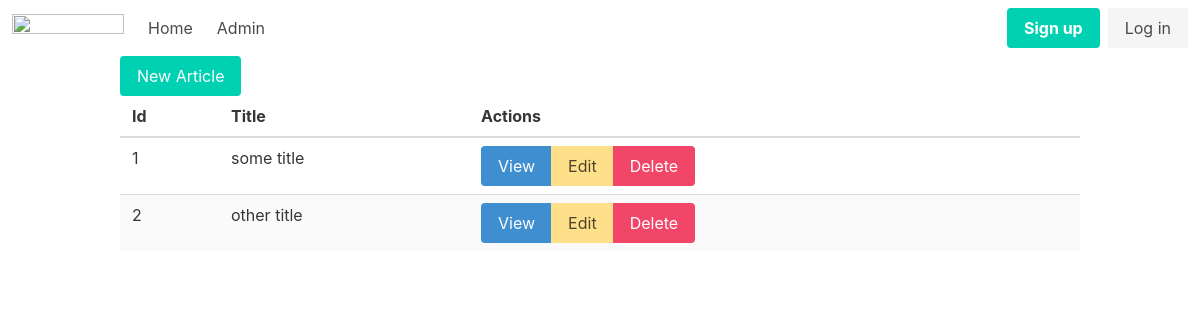
Page /admin/articles on the earlier database version.
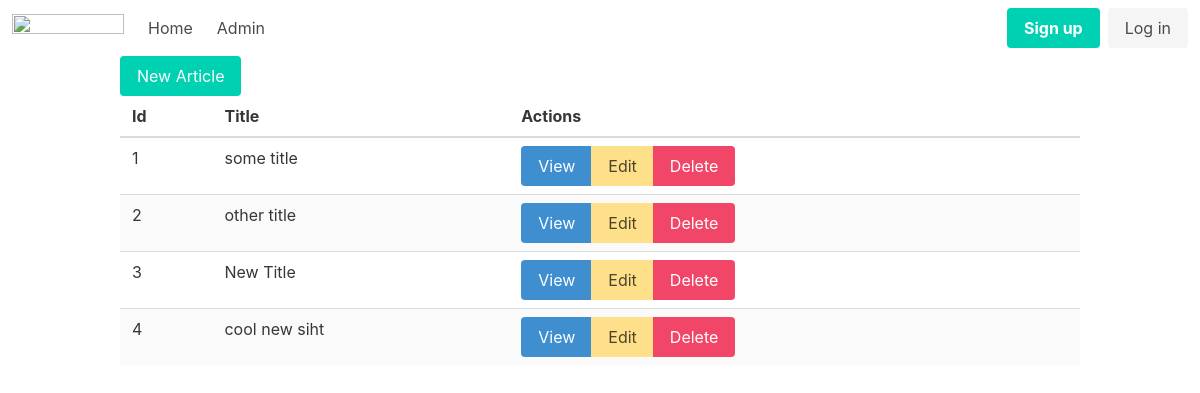
Same page on the later database version.
### tables this page shows
CREATE TABLE "articles"
(
    id    integer
        primary key autoincrement,
    title text,
    body  text
);

### src/Router.php (called while the page is built, shortened)
<?php
class Router {
    public static $routes = [];
    public $path;
    public $method;
    public function __construct($path, $method) {
        $this->path = parse_url($path, PHP_URL_PATH);
        $this->method = $method;
    }
    public function match(){
        foreach(self::$routes as $route){
            if(strtolower($route['path']) === strtolower($this->path) && $this->method === $route['method']){
                return $route;
            }
        }
        return false;
    }
    public static function addRoute($method, $path, $action){
        self::$routes[] = [
            'method' => $method,
            'path' => $path,
            'action' => $action
        ];
    }
}

### helpers.php (called while the page is built)
<?php
function view($viewName, $vars = []){
    extract($vars);
    include __DIR__ . "/views/$viewName.php";
}

### src/Controllers/ArticlesController.php (called while the page is built, shortened)
<?php
class ArticlesController {
    public function index(){
        $articles = Article::all();
        view('articles/index', compact('articles'));
    }
}

### src/DB.php (called while the page is built, shortened)
<?php
class DB {
    private $conn;
    public function __construct(){
        try {
            $this->conn = new PDO("sqlite:db.sqlite");
            $this->conn->setAttribute(PDO::ATTR_ERRMODE, PDO::ERRMODE_EXCEPTION);
        } catch(PDOException $e) {
            echo "Connection failed: " . $e->getMessage();
        }
    }
    public function all($table, $class){
        $stmt = $this->conn->prepare("SELECT * FROM $table");
        $stmt->execute();
        $stmt->setFetchMode(PDO::FETCH_CLASS, $class);
        return $stmt->fetchAll();
    }
}

### src/Models/Model.php (called while the page is built, shortened)
<?php
class Model {
    public static $table;
    public static function all(){
        $db = new DB();
        return $db->all(static::$table, static::class);
    }
}

### views/articles/index.php (the view)
<?php include __DIR__ . '/../partials/header.php'; ?>
<div class="container">
        <a href="/admin/articles/new" class="button is-primary">New Article</a>
        <table class="table is-striped is-fullwidth">
            <thead>
                <th>Id</th>
                <th>Title</th>
                <th>Actions</th>
            </thead>
            <tbody>
                <?php foreach($articles as $article): ?>
                    <tr>
                        <td><?=$article->id?></td>
                        <td><?=$article->title?></td>
                        <td>
                            <div class="buttons has-addons">
                                <a class="button is-info">View</a>
                                <a class="button is-warning">Edit</a>
                                <a class="button is-danger">Delete</a>
                            </div>
                        </td>
                    </tr>
                <?php endforeach; ?>
            </tbody>
        </table>
</div>
<?php include __DIR__ .  '/../partials/footer.php'; ?>

### public/index.php (shortened to what this page needs)
<?php
spl_autoload_register(function ($className){
    $className = substr($className, 4);
});
require __DIR__ . '/../helpers.php';
$router = new Router($_SERVER['REQUEST_URI'], $_SERVER['REQUEST_METHOD']);
$match = $router->match();
if($match){
    if(is_callable($match['action'])){
        call_user_func($match['action']);
    } else if(is_array($match['action'])){
        $controller = new $class();
        $method = $match['action'][1];
        $controller->$method();
    }
} else {
    echo 404;
}

### views/partials/header.php (shortened to what this page needs)
<!DOCTYPE html>
<html lang="en">
<head>
    <link rel="stylesheet" href="https://cdn.jsdelivr.net/npm/bulma@0.9.4/css/bulma.min.css">
</head>
<body>
<?php include __DIR__ . '/nav.php'; ?>

### views/partials/nav.php (shortened to what this page needs)
<nav class="navbar" role="navigation" aria-label="main navigation">
  <div class="navbar-brand">
    <a class="navbar-item" href="/">
      <img src="https://bulma.io/images/bulma-logo.png" width="112" height="28">
    </a>
  </div>
  <div id="navbarBasicExample" class="navbar-menu">
    <div class="navbar-start">
      <a class="navbar-item" href="/">
        Home
      </a>
      <a class="navbar-item" href="/admin/articles">
        Admin
      </a>
    </div>
    <div class="navbar-end">
      <div class="navbar-item">
        <div class="buttons">
          <a class="button is-primary">
            <strong>Sign up</strong>
          </a>
          <a class="button is-light">
            Log in
          </a>
        </div>
      </div>
    </div>
  </div>
</nav>

Differences in the rows shown:
added articles: id "3", title "New Title"
added articles: id "4", title "cool new siht"
